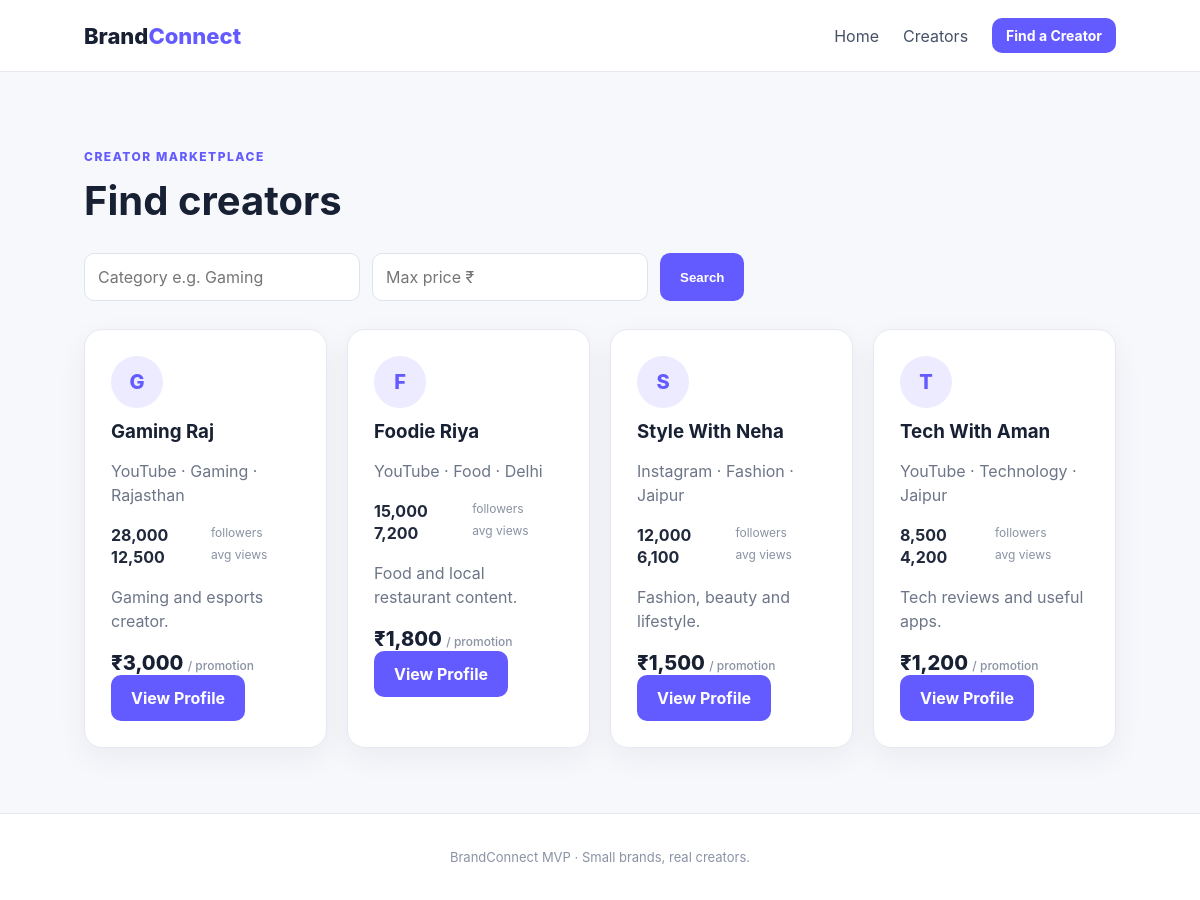
The app's page /creators with its own data.
### tables this page shows
CREATE TABLE creators (
        id INTEGER PRIMARY KEY AUTOINCREMENT,
        name TEXT NOT NULL,
        platform TEXT NOT NULL,
        category TEXT NOT NULL,
        followers INTEGER NOT NULL,
        avg_views INTEGER NOT NULL,
        price INTEGER NOT NULL,
        location TEXT NOT NULL,
        bio TEXT DEFAULT ''
    , image_url TEXT DEFAULT '');

### backend/app.py (the view)
@app.route("/creators")
def creators():
    category = request.args.get("category", "").strip()
    max_price = request.args.get("max_price", "").strip()
    query = "SELECT * FROM creators WHERE 1=1"
    params = []
    if category:
        query += " AND category LIKE ?"
        params.append(f"%{category}%")
    if max_price.isdigit():
        query += " AND price <= ?"
        params.append(int(max_price))
    query += " ORDER BY followers DESC"
    conn = db()
    rows = conn.execute(query, params).fetchall()
    conn.close()
    return render_template("creators.html", creators=rows, category=category, max_price=max_price)

### backend/app.py (called while the page is built)
def db():
    conn = sqlite3.connect(DB)
    conn.row_factory = sqlite3.Row
    return conn

### frontend/templates/creators.html (shortened to what this page needs)
{% extends "base.html" %}
{% block content %}
<section class="section">
  <p class="eyebrow">Creator marketplace</p>
  <h1>Find creators</h1>
  <form class="filters" method="get">
    <input name="category" value="{{ category }}" placeholder="Category e.g. Gaming">
    <input name="max_price" value="{{ max_price }}" type="number" placeholder="Max price ₹">
    <button class="btn" type="submit">Search</button>
  </form>
  <div class="grid">
  {% for c in creators %}
    <article class="card">
      <div class="avatar">{{ c.name[0] }}</div>
      <h3>{{ c.name }}</h3><p>{{ c.platform }} · {{ c.category }} · {{ c.location }}</p>
      <div class="stats"><b>{{ "{:,}".format(c.followers) }}</b><span>followers</span><b>{{ "{:,}".format(c.avg_views) }}</b><span>avg views</span></div>
      <p>{{ c.bio }}</p>
      <div class="price">₹{{ "{:,}".format(c.price) }} <span>/ promotion</span></div>
      <a href="{{ url_for('creator_profile', creator_id=c.id) }}" class="btn">
  View Profile
</a>
    </article>
  {% else %}
    <div class="empty">No creators matched your filters.</div>
  {% endfor %}
  </div>
</section>
{% endblock %}

### frontend/static/style.css (style rules this page uses)
* { box-sizing:border-box }
body { margin:0;font-family:Inter,Arial,sans-serif;background:#f7f8fc;color:#182033 }
.btn { display:inline-block;background:#635bff;color:white!important;border:0;border-radius:10px;padding:13px 20px;text-decoration:none;font-weight:700;cursor:pointer }
.eyebrow { text-transform:uppercase;letter-spacing:1.5px;font-size:12px;font-weight:800;color:#635bff }
.hero-card,.card,.campaign-summary { background:white;border:1px solid #e7e9f0;border-radius:18px;padding:26px;box-shadow:0 10px 30px rgba(24,32,51,.06) }
.section { padding:65px 7% }
.section h1 { font-size:40px;margin:8px 0 28px }
.grid { display:grid;grid-template-columns:repeat(auto-fit,minmax(230px,1fr));gap:20px }
.card h3 { margin:12px 0 5px }
.card p { color:#6d7588;line-height:1.5 }
.avatar { width:52px;height:52px;border-radius:50%;background:#ecebff;color:#635bff;display:grid;place-items:center;font-size:20px;font-weight:800 }
.stats { display:grid;grid-template-columns:auto auto;gap:2px 10px;margin:18px 0;color:#20283b }
.stats span { font-size:12px;color:#8991a2 }
.price { font-size:20px;font-weight:800;margin-top:18px }
.price span { font-size:12px;color:#8991a2;font-weight:500 }
.filters { display:flex;gap:12px;margin-bottom:28px;flex-wrap:wrap }
.filters input,.form input,.form select,.form textarea { border:1px solid #dfe3ec;border-radius:10px;padding:13px;font:inherit;background:white }
.filters input { min-width:220px }

### records on screen
creators: name "G", name "Gaming Raj", platform "YouTube", category "Gaming", location "Rajasthan", followers "28,000", avg_views "12,500", bio "Gaming and esports creator.", price "3,000"
creators: name "F", name "Foodie Riya", platform "YouTube", category "Food", location "Delhi", followers "15,000", avg_views "7,200", bio "Food and local restaurant content.", price "1,800"
creators: name "S", name "Style With Neha", platform "Instagram", category "Fashion", location "Jaipur", followers "12,000", avg_views "6,100", bio "Fashion, beauty and lifestyle.", price "1,500"
creators: name "T", name "Tech With Aman", platform "YouTube", category "Technology", location "Jaipur", followers "8,500", avg_views "4,200", bio "Tech reviews and useful apps.", price "1,200"
